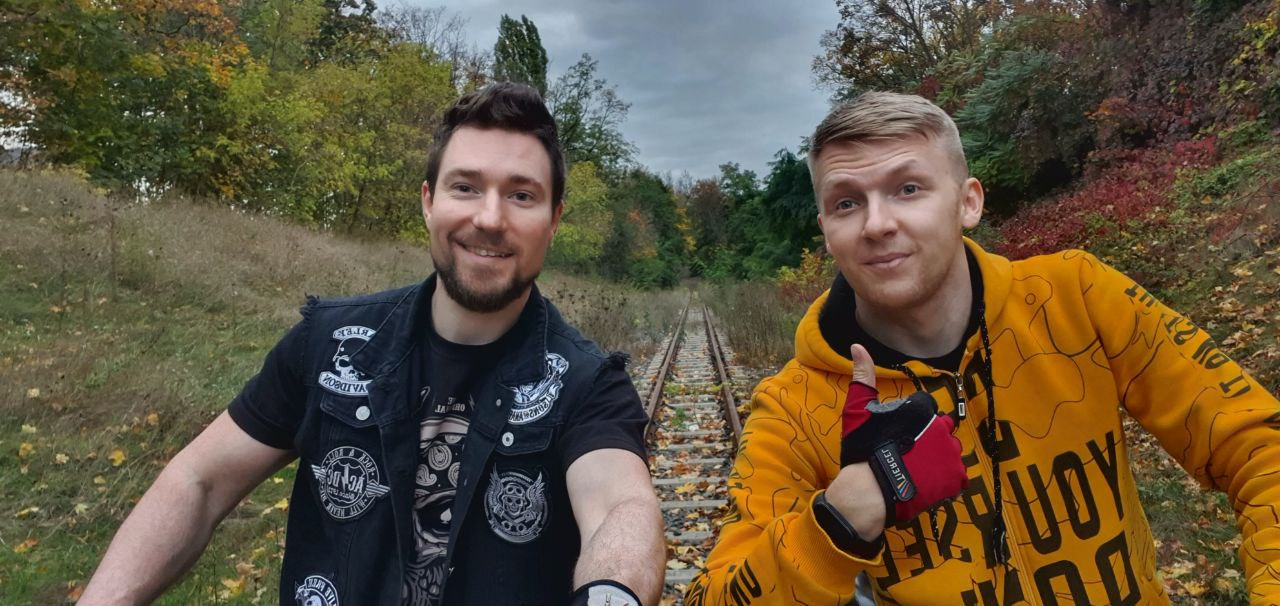
#> input picture homework/data/me-and-taras.jpg, 1280 x 606 px
$ jupyter execute Homework.ipynb
#> lines starting #> are read from the running program, lines starting #| are printed output that depends on the picture
# HOMEWORK 1

After the installation of Anaconda, jupyter notebook and the required virtual environment, you will have to test that everything has been set up correctly. For that purpose, you will have to execute the following code and run it without errors.

The code loads an image and creates a picture collage consisting of 4 pictures. Each of the four pictures is a version of the original image with the colour channels swapped.

You will have to also finish some part of the code :-)

[cell 1]
import cv2
import numpy as np
from matplotlib import pyplot as plt
plt.rcParams['figure.figsize'] = [15, 10]

[cell 2]
# Load an image (you can freely chose any image you like)
import cv2
import numpy as np
from matplotlib import pyplot as plt
img = cv2.imread('data/me-and-taras.jpg')
#> img is the input picture: shape (606, 1280, 3); mean B, G, R 62.4, 84.9, 97.7
plt.imshow(img) #this is bgr
#need convert to rgb. Manyal variant
rows, cols, channels = img.shape
#> rows = 606; cols = 1280; channels = 3
img_rgb = np.zeros_like(img)

for r in range(rows):
    for c in range(cols):
        pixel = img[r, c, :]
        img_rgb[r, c, 0] = pixel[2]
        img_rgb[r, c, 1] = pixel[1]
        img_rgb[r, c, 2] = pixel[0]

#plt.imshow(img_rgb)

# Convert it to RGB.library variant
img_rgb = cv2.cvtColor(img, cv2.COLOR_BGR2RGB)
plt.imshow(img_rgb)
#img =
# Plot it
#> figure, not shown here; B, G, R data is drawn as R, G, B

Let's make a collage.

[cell 3]
# Split the image into the three colour channels
red, green, blue = cv2.split(img)
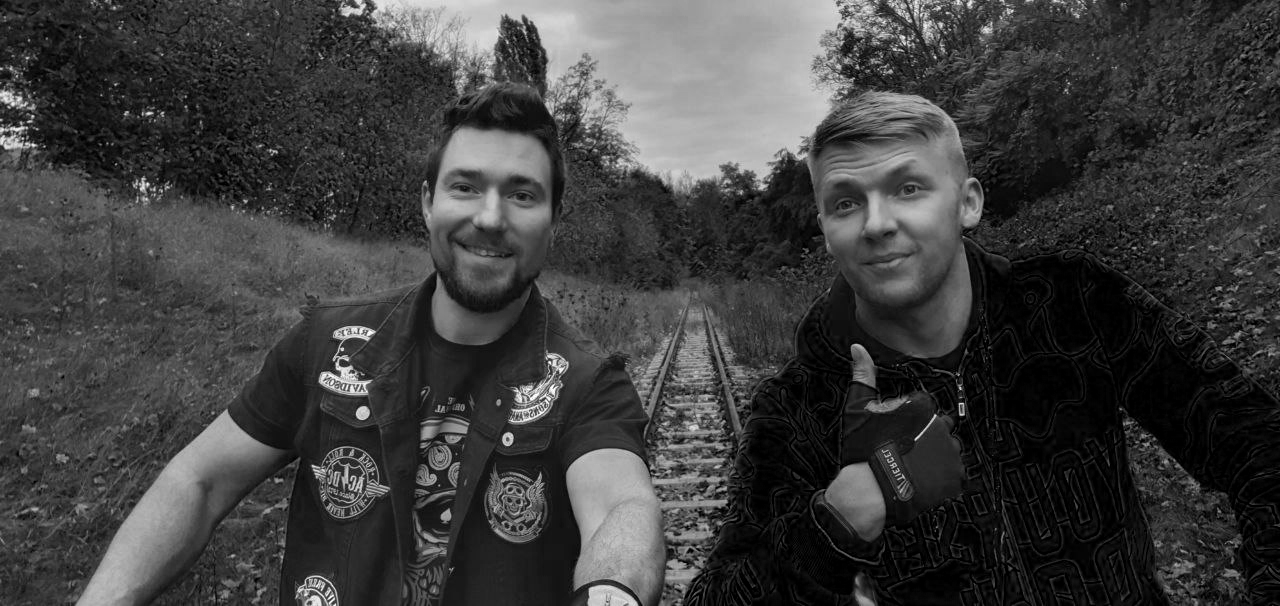
#> red: shape (606, 1280); min 0, max 255, mean 62.4
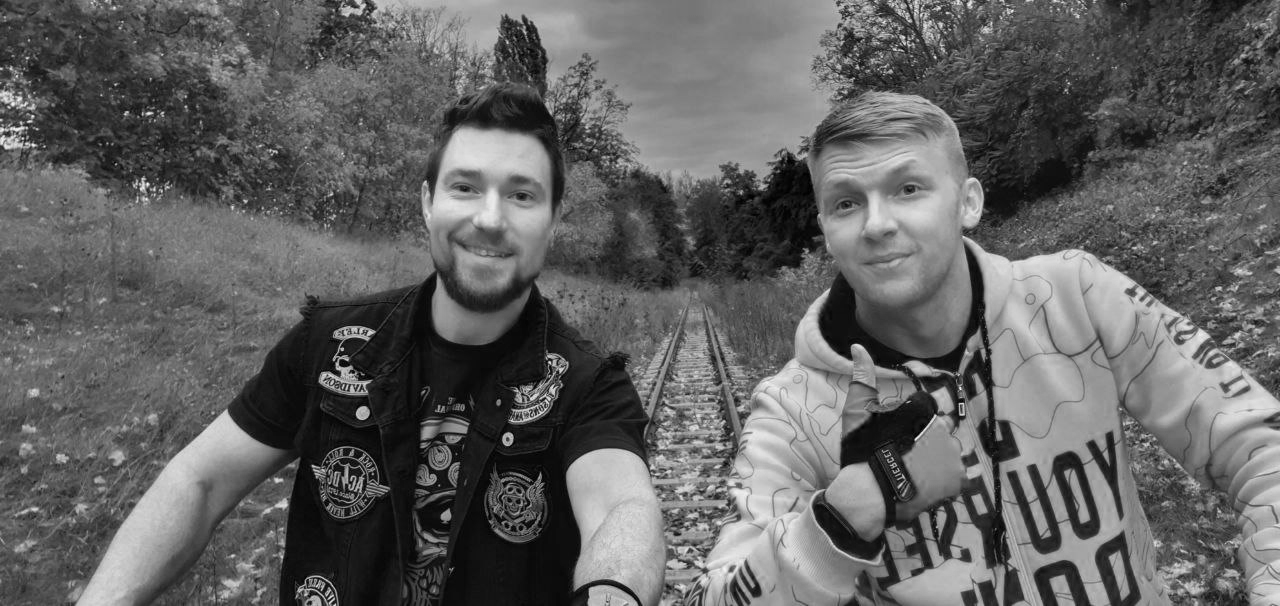
#> blue: shape (606, 1280); min 0, max 252, mean 97.7

# Compose the image in the RGB colour space
img1 = cv2.merge([red, green, blue])

# Compose the image in the RBG colour space
img2 = cv2.merge([red, blue,green])
plt.imshow(img2)

# Compose the image in the GRB colour space
img3 = cv2.merge([green,red,blue])
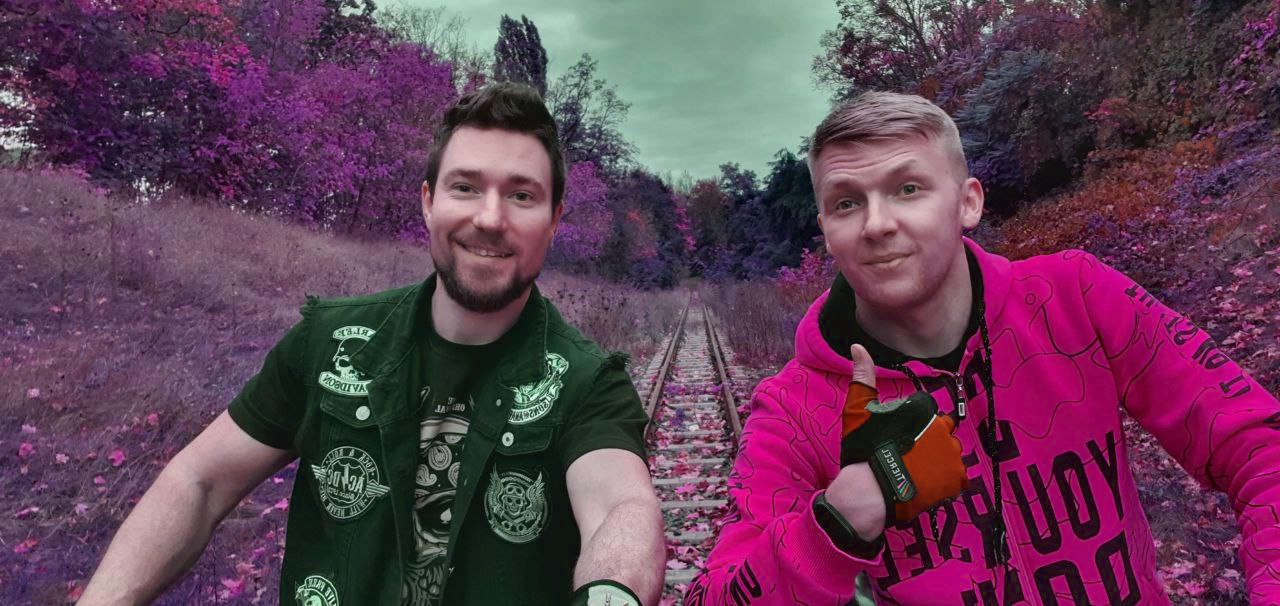
#> img3: shape (606, 1280, 3); mean of channels 0, 1, 2 84.9, 62.4, 97.7; drawn as B, G, R

# Compose the image in the BGR colour space
img4 = cv2.merge([blue,green,red])

# Create the collage
out1 = np.hstack([img1, img2])
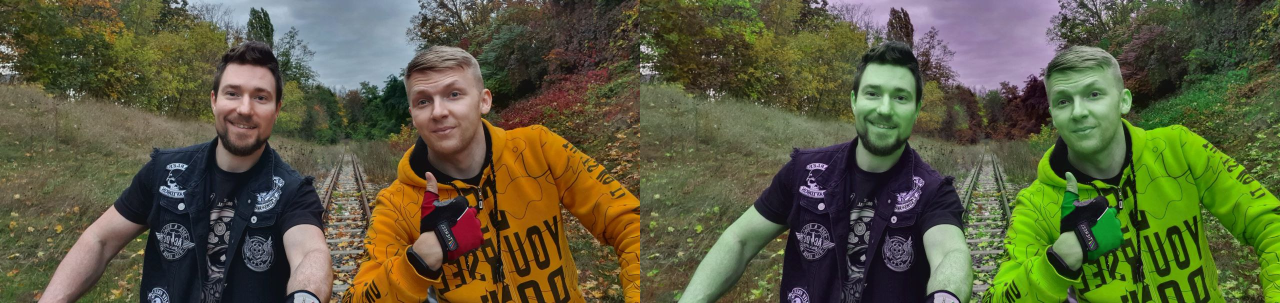
#> out1: shape (606, 2560, 3) (shown at 1/2 size); mean B, G, R 62.4, 91.3, 91.3
out2 = np.hstack([img3, img4])
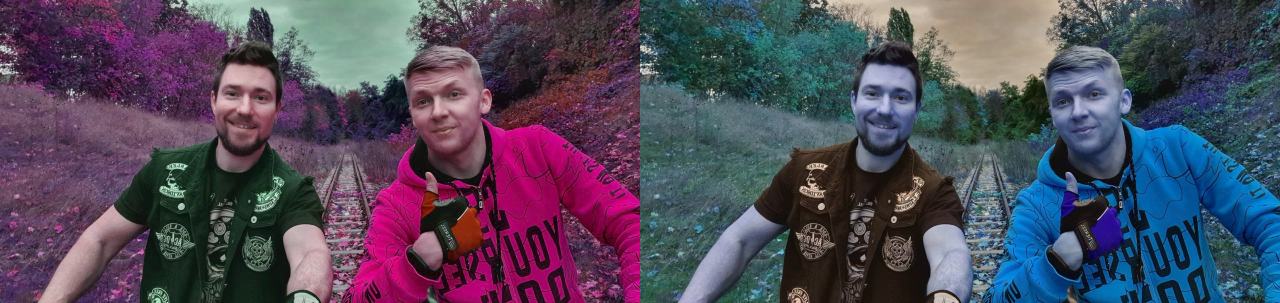
#> out2: shape (606, 2560, 3) (shown at 1/2 size); mean of channels 0, 1, 2 91.3, 73.7, 80.1; drawn as B, G, R
out = np.vstack([out1, out2])
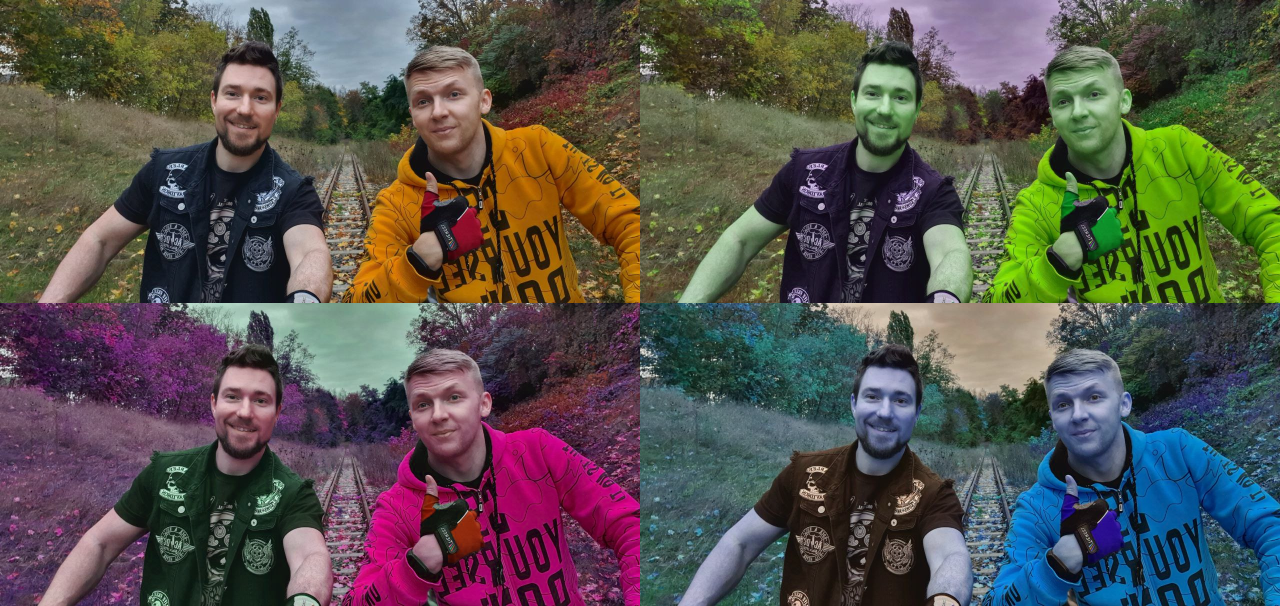
#> out: shape (1212, 2560, 3) (shown at 1/2 size); mean B, G, R 76.9, 82.5, 85.7

# Plot the collage
plt.imshow(out)
plt.axis(False)
#> figure, not shown here; B, G, R data is drawn as R, G, B
